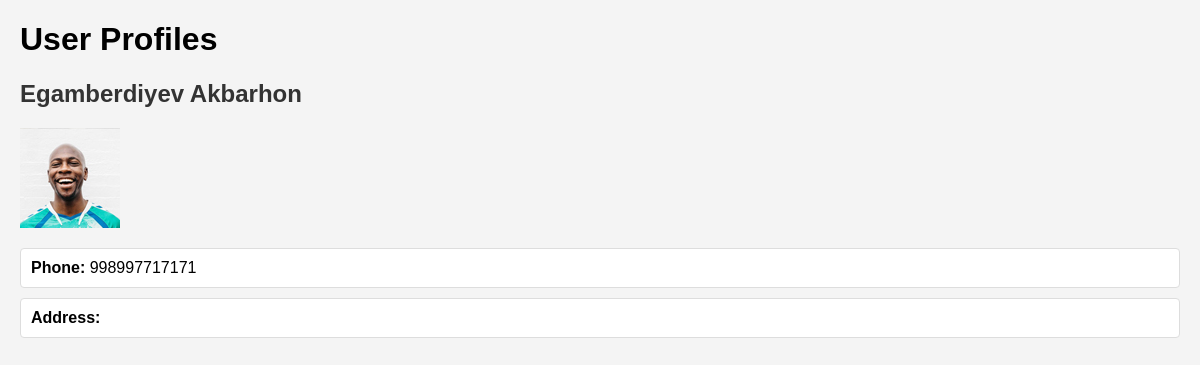
/profile/, run on the app's committed database.
### main/models.py (models this page shows, shortened)
class Profile(models.Model):
    full_name = models.CharField(max_length=255, null=True)
    img = models.ImageField(null=True)
    phone = models.IntegerField(null=True)
    adress = models.TextField(null=True)

### main/views.py (the view)
# urls.py: path('profile/', views.profile, name='profile'),
def profile(request):
    profiles = models.Profile.objects.all()
    context = {
        'profiles':profiles
    }
    return render(request, 'profile.html', context)

### templates/profile.html (shortened to what this page needs)
<!DOCTYPE html>
{% load static %}
<html lang="en">
<head>
    <link rel="stylesheet" type="text/css" href="{% static 'style_staff.css' %}">
</head>
<body>
    <div class="profile-list">
        <h1>User Profiles</h1>
        {% for profile in profiles %}
        <div class="profile-info">
            <h2>{{ profile.full_name }}</h2>
            <img src="{{ profile.img.url }}" alt="Profile Image">
            <ul>
                <li><strong>Phone:</strong> {{ profile.phone }}</li>
                <li><strong>Address:</strong> {{ profile.address }}</li>
            </ul>
        </div>
        {% endfor %}
    </div>
</body>
</html>

### static/style_staff.css (style rules this page uses)
body { font-family: Arial, sans-serif; margin: 20px; background-color: #f4f4f4; }
h2 { color: #333; }
ul { list-style-type: none; padding: 0; }
ul li { margin: 10px 0; padding: 10px; background-color: #fff; border: 1px solid #ddd; border-radius: 4px; }

### data on the page
Profile: full_name "Egamberdiyev Akbarhon", img (picture), phone "998997717171"
